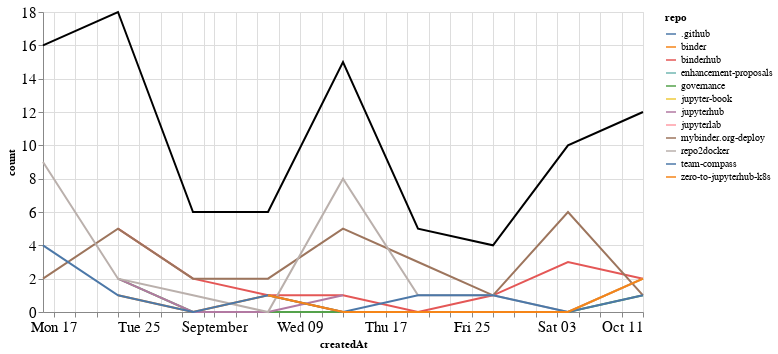

The code cell stored with this chart in its notebook:
### Markdown cell above
## Comments

### Code cell
comments_time = comments.groupby('repo').resample('W', on='createdAt').count()['author'].reset_index()
comments_time = comments_time.rename(columns={'author': 'count'})
comments_time_total = comments_time.groupby('createdAt').agg({"count": "sum"}).reset_index()
ch1 = alt.Chart(comments_time, width=600).mark_line().encode(
    x='createdAt',
    y='count',
    color='repo',
    tooltip="repo"
)

ch2 = alt.Chart(comments_time_total, width=600).mark_line(color="black").encode(
    x='createdAt',
    y='count',
)

ch1 + ch2

### Figure 1 — Vega-Lite specification as saved in the notebook (floating-point values rounded to 4 significant figures)
{"config": {"axisLeft": {"labelFontSize": 15}, "axisBottom": {"labelFontSize": 15}}, "layer": [{"data": {"name": "data-3ac7c44df0b9493cba7d4eafff6f964f"}, "mark": "line", "encoding": {"color": {"type": "nominal", "field": "repo"}, "tooltip": {"type": "nominal", "field": "repo"}, "x": {"type": "temporal", "field": "createdAt"}, "y": {"type": "quantitative", "field": "count"}}, "width": 600}, {"data": {"name": "data-b4817305e9b582efe531f16d1e1d30fe"}, "mark": {"type": "line", "color": "black"}, "encoding": {"x": {"type": "temporal", "field": "createdAt"}, "y": {"type": "quantitative", "field": "count"}}, "width": 600}], "$schema": "https://vega.github.io/schema/vega-lite/v4.8.1.json", "datasets": {"data-3ac7c44df0b9493cba7d4eafff6f964f": [{"repo": ".github", "createdAt": "2020-10-04T00:00:00", "count": 1}, {"repo": "binder", "createdAt": "2020-08-23T00:00:00", "count": 1}, {"repo": "binder", "createdAt": "2020-08-30T00:00:00", "count": 0}, {"repo": "binder", "createdAt": "2020-09-06T00:00:00", "count": 1}, {"repo": "binder", "createdAt": "2020-09-13T00:00:00", "count": 0}, {"repo": "binder", "createdAt": "2020-09-20T00:00:00", "count": 0}, {"repo": "binder", "createdAt": "2020-09-27T00:00:00", "count": 0}, {"repo": "binder", "createdAt": "2020-10-04T00:00:00", "count": 0}, {"repo": "binder", "createdAt": "2020-10-11T00:00:00", "count": 2}, {"repo": "binderhub", "createdAt": "2020-08-23T00:00:00", "count": 5}, {"repo": "binderhub", "createdAt": "2020-08-30T00:00:00", "count": 2}, {"repo": "binderhub", "createdAt": "2020-09-06T00:00:00", "count": 1}, {"repo": "binderhub", "createdAt": "2020-09-13T00:00:00", "count": 1}, {"repo": "binderhub", "createdAt": "2020-09-20T00:00:00", "count": 0}, {"repo": "binderhub", "createdAt": "2020-09-27T00:00:00", "count": 1}, {"repo": "binderhub", "createdAt": "2020-10-04T00:00:00", "count": 3}, {"repo": "binderhub", "createdAt": "2020-10-11T00:00:00", "count": 2}, {"repo": "enhancement-proposals", "createdAt": "2020-08-16T00:00:00", "count": 1}, {"repo": "governance", "createdAt": "2020-08-23T00:00:00", "count": 2}, {"repo": "governance", "createdAt": "2020-08-30T00:00:00", "count": 0}, {"repo": "governance", "createdAt": "2020-09-06T00:00:00", "count": 0}, {"repo": "governance", "createdAt": "2020-09-13T00:00:00", "count": 0}, {"repo": "governance", "createdAt": "2020-09-20T00:00:00", "count": 0}, {"repo": "governance", "createdAt": "2020-09-27T00:00:00", "count": 0}, {"repo": "governance", "createdAt": "2020-10-04T00:00:00", "count": 0}, {"repo": "governance", "createdAt": "2020-10-11T00:00:00", "count": 1}, {"repo": "jupyter-book", "createdAt": "2020-08-30T00:00:00", "count": 1}, {"repo": "jupyterhub", "createdAt": "2020-08-23T00:00:00", "count": 2}, {"repo": "jupyterhub", "createdAt": "2020-08-30T00:00:00", "count": 0}, {"repo": "jupyterhub", "createdAt": "2020-09-06T00:00:00", "count": 0}, {"repo": "jupyterhub", "createdAt": "2020-09-13T00:00:00", "count": 1}, {"repo": "jupyterlab", "createdAt": "2020-10-11T00:00:00", "count": 1}, {"repo": "mybinder.org-deploy", "createdAt": "2020-08-16T00:00:00", "count": 2}, {"repo": "mybinder.org-deploy", "createdAt": "2020-08-23T00:00:00", "count": 5}, {"repo": "mybinder.org-deploy", "createdAt": "2020-08-30T00:00:00", "count": 2}, {"repo": "mybinder.org-deploy", "createdAt": "2020-09-06T00:00:00", "count": 2}, {"repo": "mybinder.org-deploy", "createdAt": "2020-09-13T00:00:00", "count": 5}, {"repo": "mybinder.org-deploy", "createdAt": "2020-09-20T00:00:00", "count": 3}, {"repo": "mybinder.org-deploy", "createdAt": "2020-09-27T00:00:00", "count": 1}, {"repo": "mybinder.org-deploy", "createdAt": "2020-10-04T00:00:00", "count": 6}, {"repo": "mybinder.org-deploy", "createdAt": "2020-10-11T00:00:00", "count": 1}, {"repo": "repo2docker", "createdAt": "2020-08-16T00:00:00", "count": 9}, {"repo": "repo2docker", "createdAt": "2020-08-23T00:00:00", "count": 2}, {"repo": "repo2docker", "createdAt": "2020-08-30T00:00:00", "count": 1}, {"repo": "repo2docker", "createdAt": "2020-09-06T00:00:00", "count": 0}, {"repo": "repo2docker", "createdAt": "2020-09-13T00:00:00", "count": 8}, {"repo": "repo2docker", "createdAt": "2020-09-20T00:00:00", "count": 1}, {"repo": "repo2docker", "createdAt": "2020-09-27T00:00:00", "count": 1}, {"repo": "repo2docker", "createdAt": "2020-10-04T00:00:00", "count": 0}, {"repo": "repo2docker", "createdAt": "2020-10-11T00:00:00", "count": 2}, {"repo": "team-compass", "createdAt": "2020-08-16T00:00:00", "count": 4}, {"repo": "team-compass", "createdAt": "2020-08-23T00:00:00", "count": 1}, {"repo": "team-compass", "createdAt": "2020-08-30T00:00:00", "count": 0}, {"repo": "team-compass", "createdAt": "2020-09-06T00:00:00", "count": 1}, {"repo": "team-compass", "createdAt": "2020-09-13T00:00:00", "count": 0}, {"repo": "team-compass", "createdAt": "2020-09-20T00:00:00", "count": 1}, {"repo": "team-compass", "createdAt": "2020-09-27T00:00:00", "count": 1}, {"repo": "team-compass", "createdAt": "2020-10-04T00:00:00", "count": 0}, {"repo": "team-compass", "createdAt": "2020-10-11T00:00:00", "count": 1}, {"repo": "zero-to-jupyterhub-k8s", "createdAt": "2020-09-06T00:00:00", "count": 1}, {"repo": "zero-to-jupyterhub-k8s", "createdAt": "2020-09-13T00:00:00", "count": 0}, {"repo": "zero-to-jupyterhub-k8s", "createdAt": "2020-09-20T00:00:00", "count": 0}, {"repo": "zero-to-jupyterhub-k8s", "createdAt": "2020-09-27T00:00:00", "count": 0}, {"repo": "zero-to-jupyterhub-k8s", "createdAt": "2020-10-04T00:00:00", "count": 0}, {"repo": "zero-to-jupyterhub-k8s", "createdAt": "2020-10-11T00:00:00", "count": 2}], "data-b4817305e9b582efe531f16d1e1d30fe": [{"createdAt": "2020-08-16T00:00:00", "count": 16}, {"createdAt": "2020-08-23T00:00:00", "count": 18}, {"createdAt": "2020-08-30T00:00:00", "count": 6}, {"createdAt": "2020-09-06T00:00:00", "count": 6}, {"createdAt": "2020-09-13T00:00:00", "count": 15}, {"createdAt": "2020-09-20T00:00:00", "count": 5}, {"createdAt": "2020-09-27T00:00:00", "count": 4}, {"createdAt": "2020-10-04T00:00:00", "count": 10}, {"createdAt": "2020-10-11T00:00:00", "count": 12}]}}
